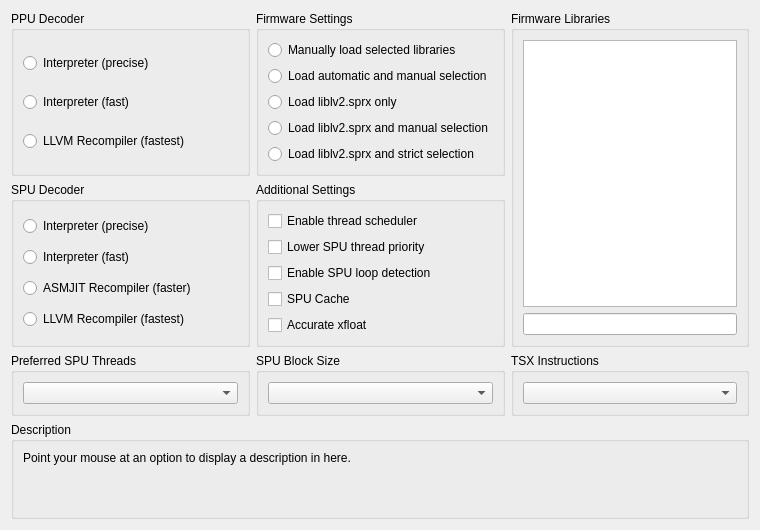
     <widget class="QWidget" name="coreTab">
      <attribute name="title">
       <string>CPU</string>
      </attribute>
      <layout class="QVBoxLayout" name="coreTabLayout" stretch="1,0,0">
       <item>
        <layout class="QHBoxLayout" name="coreTabItemLayout" stretch="1,1,1">
         <item>
          <layout class="QVBoxLayout" name="coreTabLeftLayout" stretch="1,1,0">
           <item>
            <widget class="QGroupBox" name="ppu">
             <property name="title">
              <string>PPU Decoder</string>
             </property>
             <layout class="QVBoxLayout" name="verticalLayout_2">
              <item>
               <widget class="QRadioButton" name="ppu_precise">
                <property name="text">
                 <string>Interpreter (precise)</string>
                </property>
               </widget>
              </item>
              <item>
               <widget class="QRadioButton" name="ppu_fast">
                <property name="text">
                 <string>Interpreter (fast)</string>
                </property>
               </widget>
              </item>
              <item>
               <widget class="QRadioButton" name="ppu_llvm">
                <property name="text">
                 <string>LLVM Recompiler (fastest)</string>
                </property>
               </widget>
              </item>
             </layout>
            </widget>
           </item>
           <item>
            <widget class="QGroupBox" name="spu">
             <property name="title">
              <string>SPU Decoder</string>
             </property>
             <layout class="QVBoxLayout" name="verticalLayout_3">
              <item>
               <widget class="QRadioButton" name="spu_precise">
                <property name="text">
                 <string>Interpreter (precise)</string>
                </property>
               </widget>
              </item>
              <item>
               <widget class="QRadioButton" name="spu_fast">
                <property name="text">
                 <string>Interpreter (fast)</string>
                </property>
               </widget>
              </item>
              <item>
               <widget class="QRadioButton" name="spu_asmjit">
                <property name="text">
                 <string>ASMJIT Recompiler (faster)</string>
                </property>
               </widget>
              </item>
              <item>
               <widget class="QRadioButton" name="spu_llvm">
                <property name="text">
                 <string>LLVM Recompiler (fastest)</string>
                </property>
               </widget>
              </item>
             </layout>
            </widget>
           </item>
           <item>
            <widget class="QGroupBox" name="gb_spu_threads">
             <property name="sizePolicy">
              <sizepolicy hsizetype="Preferred" vsizetype="Minimum">
               <horstretch>0</horstretch>
               <verstretch>0</verstretch>
              </sizepolicy>
             </property>
             <property name="title">
              <string>Preferred SPU Threads</string>
             </property>
             <layout class="QVBoxLayout" name="verticalLayout_51">
              <item>
               <widget class="QComboBox" name="preferredSPUThreads"/>
              </item>
             </layout>
            </widget>
           </item>
          </layout>
         </item>
         <item>
          <layout class="QVBoxLayout" name="coreTabMiddleLayout" stretch="1,1,0">
           <item>
            <widget class="QGroupBox" name="lib_settings">
             <property name="sizePolicy">
              <sizepolicy hsizetype="Preferred" vsizetype="Preferred">
               <horstretch>0</horstretch>
               <verstretch>0</verstretch>
              </sizepolicy>
             </property>
             <property name="title">
              <string>Firmware Settings</string>
             </property>
             <layout class="QVBoxLayout" name="verticalLayout">
              <item>
               <widget class="QRadioButton" name="lib_manu">
                <property name="sizePolicy">
                 <sizepolicy hsizetype="Expanding" vsizetype="Preferred">
                  <horstretch>0</horstretch>
                  <verstretch>0</verstretch>
                 </sizepolicy>
                </property>
                <property name="text">
                 <string>Manually load selected libraries</string>
                </property>
               </widget>
              </item>
              <item>
               <widget class="QRadioButton" name="lib_both">
                <property name="sizePolicy">
                 <sizepolicy hsizetype="Expanding" vsizetype="Preferred">
                  <horstretch>0</horstretch>
                  <verstretch>0</verstretch>
                 </sizepolicy>
                </property>
                <property name="text">
                 <string>Load automatic and manual selection</string>
                </property>
               </widget>
              </item>
              <item>
               <widget class="QRadioButton" name="lib_lv2">
                <property name="sizePolicy">
                 <sizepolicy hsizetype="Expanding" vsizetype="Preferred">
                  <horstretch>0</horstretch>
                  <verstretch>0</verstretch>
                 </sizepolicy>
                </property>
                <property name="text">
                 <string>Load liblv2.sprx only</string>
                </property>
               </widget>
              </item>
              <item>
               <widget class="QRadioButton" name="lib_lv2b">
                <property name="sizePolicy">
                 <sizepolicy hsizetype="Expanding" vsizetype="Preferred">
                  <horstretch>0</horstretch>
                  <verstretch>0</verstretch>
                 </sizepolicy>
                </property>
                <property name="text">
                 <string>Load liblv2.sprx and manual selection</string>
                </property>
               </widget>
              </item>
              <item>
               <widget class="QRadioButton" name="lib_lv2l">
                <property name="sizePolicy">
                 <sizepolicy hsizetype="Expanding" vsizetype="Preferred">
                  <horstretch>0</horstretch>
                  <verstretch>0</verstretch>
                 </sizepolicy>
                </property>
                <property name="text">
                 <string>Load liblv2.sprx and strict selection</string>
                </property>
               </widget>
              </item>
             </layout>
            </widget>
           </item>
           <item>
            <widget class="QGroupBox" name="checkboxes">
             <property name="title">
              <string>Additional Settings</string>
             </property>
             <layout class="QVBoxLayout" name="verticalLayout_4">
              <item>
               <widget class="QCheckBox" name="enableScheduler">
                <property name="text">
                 <string>Enable thread scheduler</string>
                </property>
               </widget>
              </item>
              <item>
               <widget class="QCheckBox" name="lowerSPUThrPrio">
                <property name="text">
                 <string>Lower SPU thread priority</string>
                </property>
               </widget>
              </item>
              <item>
               <widget class="QCheckBox" name="spuLoopDetection">
                <property name="text">
                 <string>Enable SPU loop detection</string>
                </property>
               </widget>
              </item>
              <item>
               <widget class="QCheckBox" name="spuCache">
                <property name="text">
                 <string>SPU Cache</string>
                </property>
               </widget>
              </item>
              <item>
               <widget class="QCheckBox" name="accurateXFloat">
                <property name="text">
                 <string>Accurate xfloat</string>
                </property>
               </widget>
              </item>
             </layout>
            </widget>
           </item>
           <item>
            <widget class="QGroupBox" name="gb_spuBlockSize">
             <property name="sizePolicy">
              <sizepolicy hsizetype="Preferred" vsizetype="Minimum">
               <horstretch>0</horstretch>
               <verstretch>0</verstretch>
              </sizepolicy>
             </property>
             <property name="title">
              <string>SPU Block Size</string>
             </property>
             <layout class="QVBoxLayout" name="verticalLayout_11">
              <item>
               <widget class="QComboBox" name="spuBlockSize"/>
              </item>
             </layout>
            </widget>
           </item>
          </layout>
         </item>
         <item>
          <layout class="QVBoxLayout" name="coreTabRightLayout" stretch="1,0">
           <item>
            <widget class="QGroupBox" name="gb_libs">
             <property name="sizePolicy">
              <sizepolicy hsizetype="Preferred" vsizetype="Preferred">
               <horstretch>0</horstretch>
               <verstretch>0</verstretch>
              </sizepolicy>
             </property>
             <property name="title">
              <string>Firmware Libraries</string>
             </property>
             <layout class="QVBoxLayout" name="verticalLayout_12">
              <item>
               <widget class="QListWidget" name="lleList">
                <property name="sizePolicy">
                 <sizepolicy hsizetype="Preferred" vsizetype="Preferred">
                  <horstretch>0</horstretch>
                  <verstretch>0</verstretch>
                 </sizepolicy>
                </property>
                <property name="selectionMode">
                 <enum>QAbstractItemView::ExtendedSelection</enum>
                </property>
                <property name="viewMode">
                 <enum>QListView::ListMode</enum>
                </property>
               </widget>
              </item>
              <item>
               <widget class="QLineEdit" name="searchBox">
                <property name="sizePolicy">
                 <sizepolicy hsizetype="Preferred" vsizetype="Fixed">
                  <horstretch>0</horstretch>
                  <verstretch>0</verstretch>
                 </sizepolicy>
                </property>
               </widget>
              </item>
             </layout>
            </widget>
           </item>
           <item>
            <widget class="QGroupBox" name="gb_tsx">
             <property name="sizePolicy">
              <sizepolicy hsizetype="Preferred" vsizetype="Minimum">
               <horstretch>0</horstretch>
               <verstretch>0</verstretch>
              </sizepolicy>
             </property>
             <property name="title">
              <string>TSX Instructions</string>
             </property>
             <layout class="QVBoxLayout" name="verticalLayout_69">
              <item>
               <widget class="QComboBox" name="enableTSX"/>
              </item>
             </layout>
            </widget>
           </item>
          </layout>
         </item>
        </layout>
       </item>
       <item>
        <spacer name="verticalSpacer_2">
         <property name="orientation">
          <enum>Qt::Vertical</enum>
         </property>
         <property name="sizeType">
          <enum>QSizePolicy::MinimumExpanding</enum>
         </property>
         <property name="sizeHint" stdset="0">
          <size>
           <width>0</width>
           <height>0</height>
          </size>
         </property>
        </spacer>
       </item>
       <item>
        <widget class="QGroupBox" name="gb_description">
         <property name="title">
          <string>Description</string>
         </property>
         <layout class="QVBoxLayout" name="verticalLayout_5">
          <item>
           <widget class="QLabel" name="description_cpu">
            <property name="text">
             <string>Point your mouse at an option to display a description in here.


</string>
            </property>
            <property name="textFormat">
             <enum>Qt::PlainText</enum>
            </property>
            <property name="alignment">
             <set>Qt::AlignLeading|Qt::AlignLeft|Qt::AlignTop</set>
            </property>
            <property name="wordWrap">
             <bool>true</bool>
            </property>
           </widget>
          </item>
         </layout>
        </widget>
       </item>
      </layout>
     </widget>
